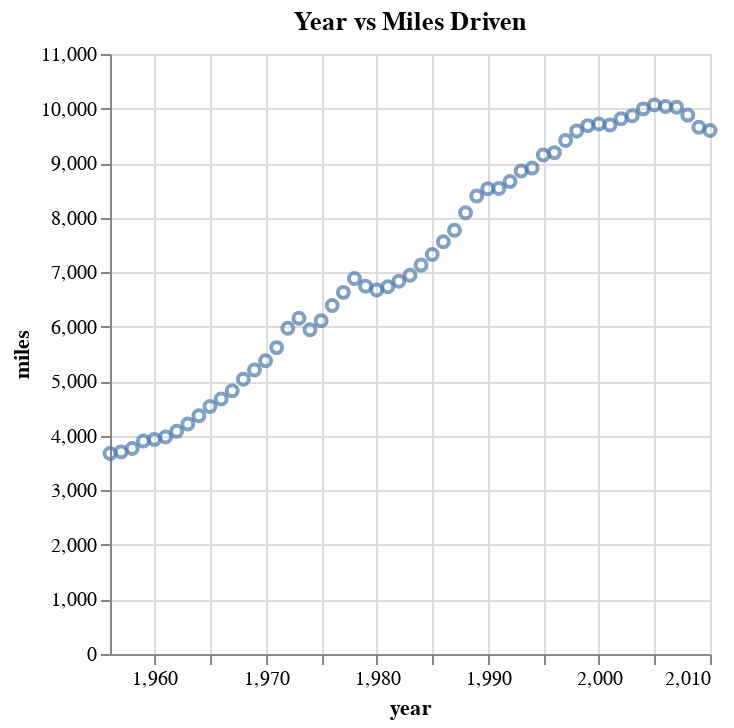

The notebook cell saved with this chart:
### Code cell
year_min = driving['year'].min()
year_max = driving['year'].max()

alt.Chart(driving).mark_point().encode(
    x=alt.X('year:Q', scale=alt.Scale(domain=[year_min, year_max])),
    y='miles',
).properties(title='Year vs Miles Driven')

### Figure 1 — Vega-Lite specification as saved in the notebook (floating-point values rounded to 4 significant figures)
{"config": {"view": {"continuousWidth": 300, "continuousHeight": 300}}, "data": {"name": "data-039925d8ca8f54c2a98f6510ab4f9d38"}, "mark": {"type": "point"}, "encoding": {"x": {"field": "year", "scale": {"domain": [1956, 2010]}, "type": "quantitative"}, "y": {"field": "miles", "type": "quantitative"}}, "title": "Year vs Miles Driven", "$schema": "https://vega.github.io/schema/vega-lite/v5.20.1.json", "datasets": {"data-039925d8ca8f54c2a98f6510ab4f9d38": [{"side": "left", "year": 1956, "miles": 3675, "gas": 2.38}, {"side": "right", "year": 1957, "miles": 3706, "gas": 2.4}, {"side": "bottom", "year": 1958, "miles": 3766, "gas": 2.26}, {"side": "top", "year": 1959, "miles": 3905, "gas": 2.31}, {"side": "right", "year": 1960, "miles": 3935, "gas": 2.27}, {"side": "bottom", "year": 1961, "miles": 3977, "gas": 2.25}, {"side": "right", "year": 1962, "miles": 4085, "gas": 2.22}, {"side": "bottom", "year": 1963, "miles": 4218, "gas": 2.12}, {"side": "bottom", "year": 1964, "miles": 4369, "gas": 2.11}, {"side": "bottom", "year": 1965, "miles": 4538, "gas": 2.14}, {"side": "top", "year": 1966, "miles": 4676, "gas": 2.14}, {"side": "bottom", "year": 1967, "miles": 4827, "gas": 2.14}, {"side": "right", "year": 1968, "miles": 5038, "gas": 2.13}, {"side": "right", "year": 1969, "miles": 5207, "gas": 2.07}, {"side": "right", "year": 1970, "miles": 5376, "gas": 2.01}, {"side": "bottom", "year": 1971, "miles": 5617, "gas": 1.93}, {"side": "bottom", "year": 1972, "miles": 5973, "gas": 1.87}, {"side": "right", "year": 1973, "miles": 6154, "gas": 1.9}, {"side": "left", "year": 1974, "miles": 5943, "gas": 2.34}, {"side": "bottom", "year": 1975, "miles": 6111, "gas": 2.31}, {"side": "bottom", "year": 1976, "miles": 6389, "gas": 2.32}, {"side": "top", "year": 1977, "miles": 6630, "gas": 2.36}, {"side": "bottom", "year": 1978, "miles": 6883, "gas": 2.23}, {"side": "left", "year": 1979, "miles": 6744, "gas": 2.68}, {"side": "left", "year": 1980, "miles": 6672, "gas": 3.3}, {"side": "right", "year": 1981, "miles": 6732, "gas": 3.3}, {"side": "right", "year": 1982, "miles": 6835, "gas": 2.92}, {"side": "right", "year": 1983, "miles": 6943, "gas": 2.66}, {"side": "right", "year": 1984, "miles": 7130, "gas": 2.48}, {"side": "right", "year": 1985, "miles": 7323, "gas": 2.36}, {"side": "left", "year": 1986, "miles": 7558, "gas": 1.76}, {"side": "top", "year": 1987, "miles": 7770, "gas": 1.76}, {"side": "bottom", "year": 1988, "miles": 8089, "gas": 1.68}, {"side": "left", "year": 1989, "miles": 8397, "gas": 1.75}, {"side": "top", "year": 1990, "miles": 8529, "gas": 1.88}, {"side": "right", "year": 1991, "miles": 8535, "gas": 1.78}, {"side": "right", "year": 1992, "miles": 8662, "gas": 1.69}, {"side": "left", "year": 1993, "miles": 8855, "gas": 1.6}, {"side": "bottom", "year": 1994, "miles": 8909, "gas": 1.59}, {"side": "bottom", "year": 1995, "miles": 9150, "gas": 1.6}, {"side": "top", "year": 1996, "miles": 9192, "gas": 1.67}, {"side": "right", "year": 1997, "miles": 9416, "gas": 1.65}, {"side": "bottom", "year": 1998, "miles": 9590, "gas": 1.39}, {"side": "right", "year": 1999, "miles": 9687, "gas": 1.5}, {"side": "top", "year": 2000, "miles": 9717, "gas": 1.89}, {"side": "left", "year": 2001, "miles": 9699, "gas": 1.77}, {"side": "bottom", "year": 2002, "miles": 9814, "gas": 1.64}, {"side": "right", "year": 2003, "miles": 9868, "gas": 1.86}, {"side": "left", "year": 2004, "miles": 9994, "gas": 2.14}, {"side": "left", "year": 2005, "miles": 10067, "gas": 2.53}, {"side": "right", "year": 2006, "miles": 10037, "gas": 2.79}, {"side": "right", "year": 2007, "miles": 10025, "gas": 2.95}, {"side": "left", "year": 2008, "miles": 9880, "gas": 3.31}, {"side": "bottom", "year": 2009, "miles": 9657, "gas": 2.38}, {"side": "left", "year": 2010, "miles": 9596, "gas": 2.61}]}}
